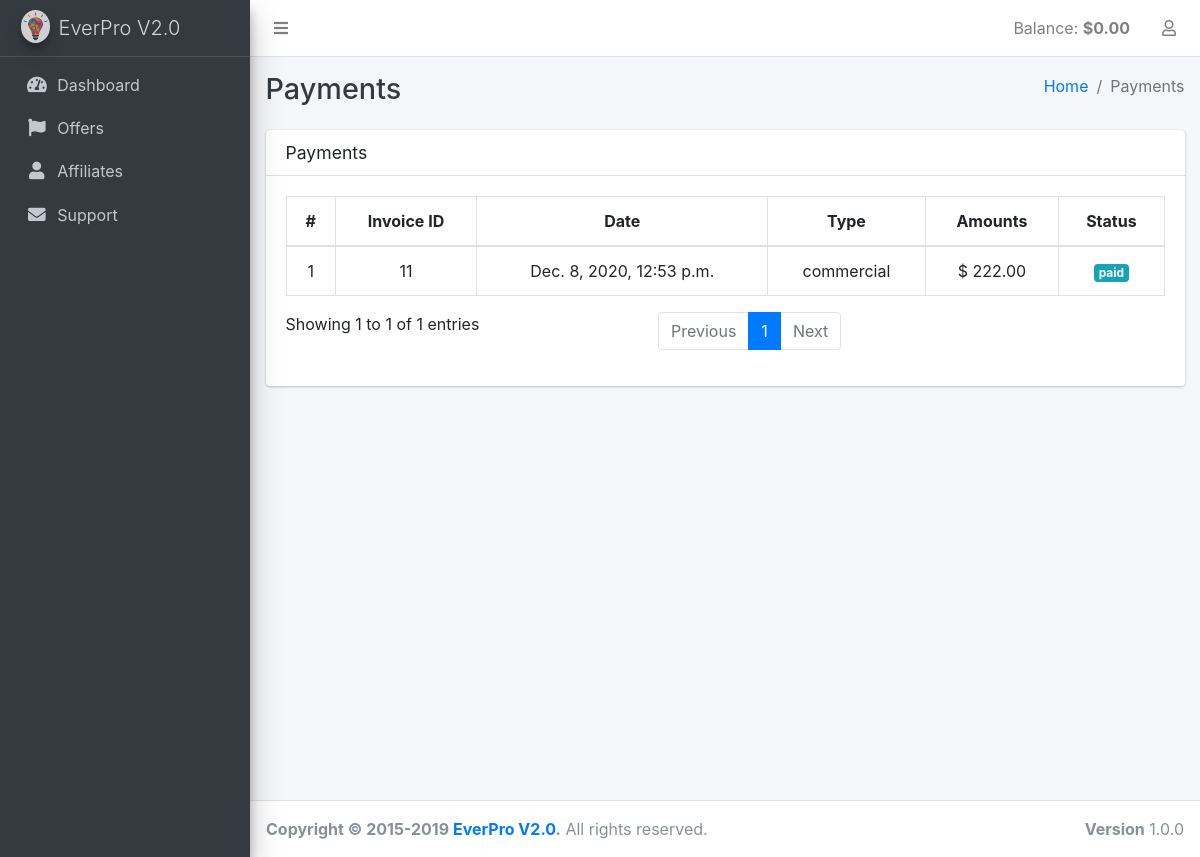
Screenshot of /dashboard/payments/ (signed in) with the database file from the repository.
### profiles/models.py (models this page shows, shortened)
class User(AbstractBaseUser):
    email = models.EmailField(_('email address'), unique=True)
    is_staff = models.BooleanField(
        _('staff status'),
        default=False,
        help_text=_('Designates whether the user can log into this admin site.')
    )
    is_active = models.BooleanField(
        _('active'),
        default=False,
        help_text=_('Designates whether this user should be treated as active. '
                    'Unselect this instead of deleting accounts.')
    )
    is_superuser = models.BooleanField(
        _('Is superuser?'),
        default=False,
        help_text=_('Designates that this user has all permissions without explicitly assigning them.')
    )
    date_joined = models.DateTimeField(_('date joined'), default=timezone.now)
    first_name = models.CharField(_('first name'), max_length=30, blank=True)
    last_name = models.CharField(_('last name'), max_length=30, blank=True)
    USERNAME_FIELD = 'email'
    objects = UserManager()
    class Meta:
        verbose_name = _('user')
        verbose_name_plural = _('users')
        ordering = ['-id']
    def get_full_name(self):
        return u"{0} {1}".format(self.first_name, self.last_name).strip() or self.email
    def get_balance(self):
        if Balance.objects.filter(customer=self).count() == 0:
            Balance.objects.create(customer=self, balance=Decimal('0.00'))
        return Balance.objects.filter(customer=self).aggregate(Sum('balance'))['balance__sum']

### dashboard/models.py (models this page shows)
class Payments(models.Model):
    TYPE_CHOICES = [
        ('regular', 'Regular'),
        ('commercial', 'Commercial'),
        ('progress', 'Progress'),
    ]
    STATUS_CHOICES = [
        ('paid', 'Paid'),
        ('unpaid', 'Unpaid'),
    ]
    customer = models.ForeignKey(settings.AUTH_USER_MODEL, on_delete=models.CASCADE, related_name='payments')
    payment_date = models.DateTimeField(_('Date'))
    invoice_id = models.IntegerField(_('Invoice ID'))
    type = models.CharField(max_length=32, choices=TYPE_CHOICES, null=True, default=TYPE_CHOICES[0][0])
    amount = models.DecimalField(_('Amount'), max_digits=6, decimal_places=2)
    status = models.CharField(max_length=16, choices=STATUS_CHOICES, null=True, default=STATUS_CHOICES[0][0])
    class Meta:
        ordering = ('-payment_date',)

### dashboard/views.py (the view)
# urls.py: path('payments/', PaymentsView.as_view(), name='payments'),
class PaymentsView(LoginRequiredMixin, ListView):
    success_url = '/dashboard/payments/'
    template_name = 'dashboard/payments.html'
    model = Payments
    context_object_name = 'payments'
    paginate_by = 30
    def get_queryset(self):
        return Payments.objects.filter(customer=self.request.user)

### common/mixins.py (called while the page is built)
    @method_decorator(login_required)
    def dispatch(self, request, *args, **kwargs):
        return super(LoginRequiredMixin, self).dispatch(request, *args, **kwargs)

### templates/dashboard/payments.html (shortened to what this page needs)
{% extends "dashboard/include/layout.html" %}
{% load static %}
{% block sidebar %}
{% include "dashboard/include/sidebar.html" with active='Payments' %}
{% endblock %}
{% block content-header %}
  {% include "dashboard/include/content-header.html" with header='Payments' %}
{% endblock %}
{% block content %}
  <div class="card" style="width: 100%;">
    <div class="card-header">
      <h3 class="card-title">Payments</h3>
    </div>
    <div class="card-body">
      <div class="dataTables_wrapper dt-bootstrap4">
        <table id="payments-table" class="table table-bordered table-hover">
          <thead>
          <tr>
            <th class="text-center" scope="col">#</th>
            <th class="text-center" scope="col">Invoice ID</th>
            <th class="text-center" scope="col">Date</th>
            <th class="text-center" scope="col">Type</th>
            <th class="text-center" scope="col">Amounts</th>
            <th class="text-center" scope="col">Status</th>
          </tr>
          </thead>
          <tbody>
          {% for payment in payments %}
            <tr>
              <td class="text-center" scope="row">{{ forloop.counter }}</td>
              <td class="text-center">{{ payment.invoice_id }}</td>
              <td class="text-center">{{ payment.payment_date }}</td>
              <td class="text-center">{{ payment.type }}</td>
              <td class="text-center">$ {{ payment.amount }}</td>
              <td class="text-center">
                <span class="badge {% if payment.status == 'paid' %}badge-info{% else %}badge-danger{% endif %}">{{ payment.status }}</span>
              </td>
            </tr>
          {% endfor %}
          </tbody>
        </table>
      </div>
    </div>
</div>
{% endblock content %}

### templates/dashboard/include/layout.html (shortened to what this page needs)
{% load i18n static %}
<!DOCTYPE html>
<html>
<head>
  <link href="{% static 'plugins/fontawesome-free/css/all.min.css' %}" rel="stylesheet" type="text/css" />
  <link href="{% static 'plugins/tempusdominus-bootstrap-4/css/tempusdominus-bootstrap-4.min.css' %}" rel="stylesheet" type="text/css" />
  <link href="{% static 'plugins/icheck-bootstrap/icheck-bootstrap.min.css' %}" rel="stylesheet" type="text/css" />
  <link href="{% static 'plugins/adminlte/css/adminlte.min.css' %}" rel="stylesheet" type="text/css" />
  <link href="{% static 'plugins/overlayScrollbars/css/OverlayScrollbars.min.css' %}" rel="stylesheet" type="text/css" />
</head>
{% load i18n %}
<body class="hold-transition sidebar-mini layout-fixed">
  <div class="wrapper">
    <nav class="main-header navbar navbar-expand navbar-light navbar-white">
      <ul class="navbar-nav">
        <li class="nav-item">
          <a class="nav-link" data-widget="pushmenu" href="#"><i class="fas fa-bars"></i> </a>
        </li>
      </ul>
      <ul class="navbar-nav ml-auto">
        <li class="nav-item">
          <span class="nav-link">Balance: <strong>${{ user.get_balance|default:'0'|floatformat:2 }}</strong></span>
        </li>
        <li class="nav-item dropdown">
          <a class="nav-link" data-toggle="dropdown" href="#">
            <i class="far fa-user"></i>
          </a>
        </li>
      </ul>
    </nav>
    <aside class="main-sidebar sidebar-dark-primary elevation-4">
      <a href="#" class="brand-link">
        <img src="{% static 'img/logo.png' %}" alt="Logo" class="brand-image img-circle elevation-3"
             style="opacity: .8">
        <span class="brand-text font-weight-light">EverPro V2.0</span>
      </a>
      {% block sidebar %}
      {% endblock %}
    </aside>
    <div class="content-wrapper">
      {%  block content-header %}
      {% endblock %}
      <section class="content">
        <div class="container-fluid">
          {% block content %}
          {% endblock %}
        </div>
      </section>
    </div>
    <footer class="main-footer">
      <div class="float-right d-none d-sm-inline">
        <b>Version</b> 1.0.0
      </div>
      <strong>Copyright &copy; 2015-2019 <a href="/">EverPro V2.0</a>.</strong>
      All rights reserved.
    </footer>
  </div>
</body>
</html>

### rows the page displays
User: get_balance "0.00"
Payments: invoice_id "11", payment_date "Dec. 8, 2020, 12:53 p.m.", type "commercial", amount "222.00", status "paid"

### other values shown
{{ header }} "Payments"
